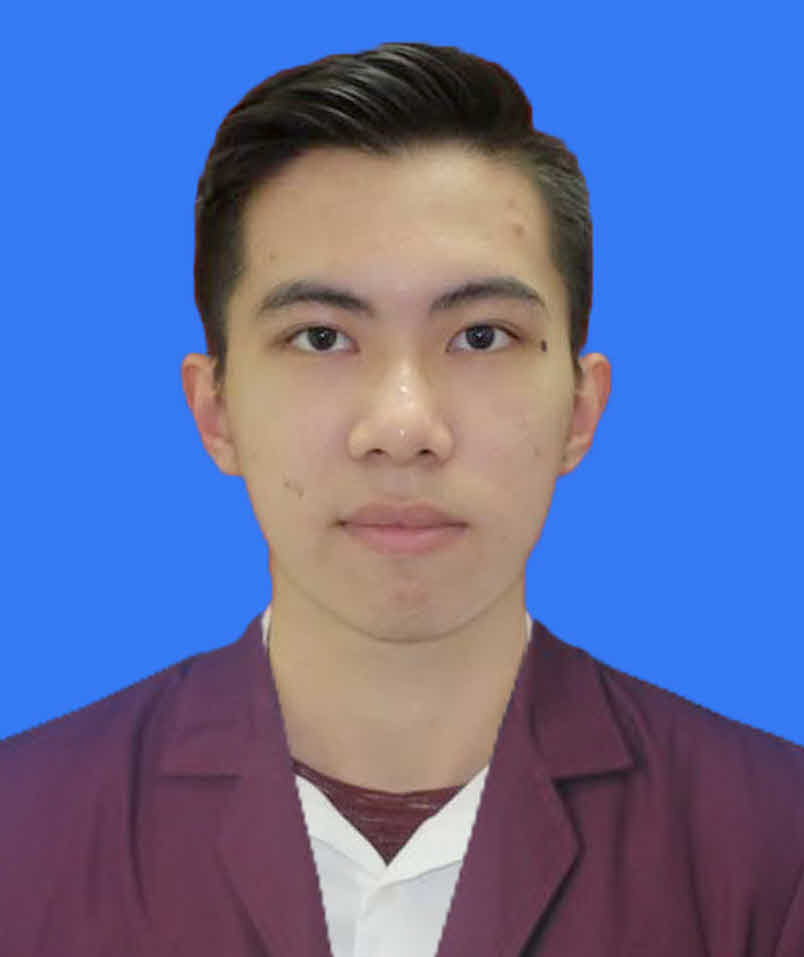
#> input picture train/AW/AW.png, 804 x 957 px
$ python main.py   (older library calls are emulated)
#> lines starting #> are read from the running program, lines starting #| are printed output that depends on the picture; after the words box and inside, x2 and y2 are one past the last pixel; in counts of white or black regions, pixels touching at a corner belong together
import cv2 as cv
from matplotlib import pyplot as plt
import numpy as np
from time import sleep
from datetime import datetime
import os

faceCascade = cv.CascadeClassifier('haarcascade_frontalface_default.xml')
vid = cv.VideoCapture(0)

saved_image = None


# TRAIN
train_path = 'train'
train_dir = os.listdir(train_path)
face_list = []
class_list = []
name_list = []

for i, train_dir in enumerate(train_dir):
    name_list.append(train_dir)
    for image_path in os.listdir(f'{train_path}/{train_dir}'):
        path = f'{train_path}/{train_dir}/{image_path}'
        gray = cv.imread(path, 0)
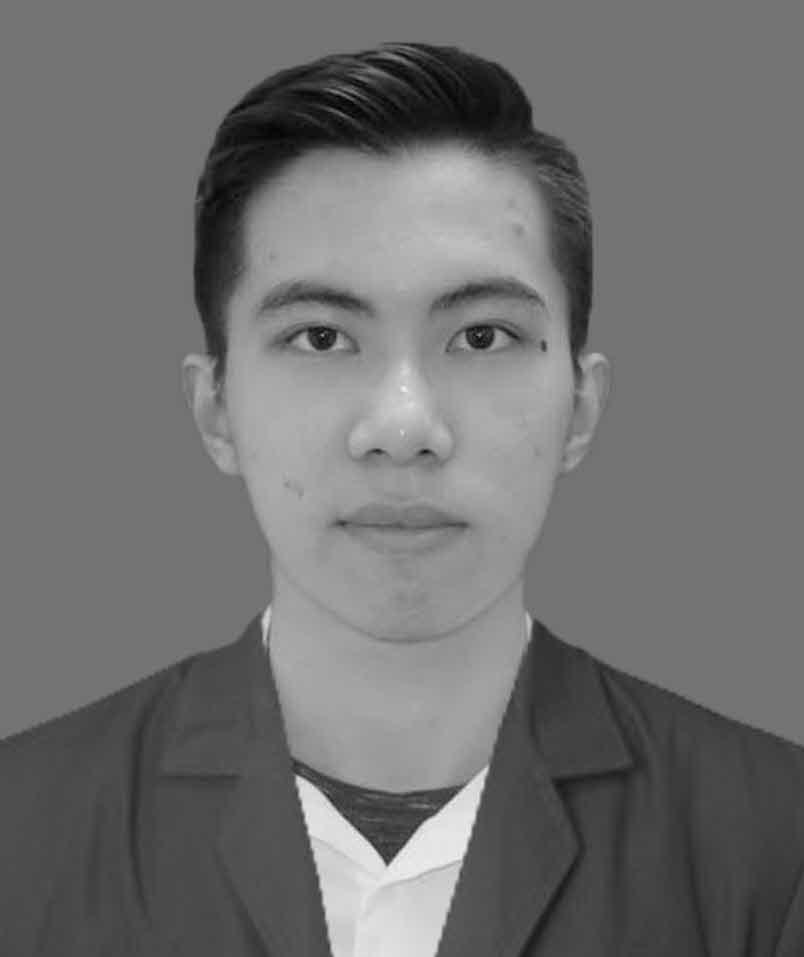
#> gray: shape (957, 804); min 0, max 242, mean 111.9
        faces = faceCascade.detectMultiScale(
            gray, scaleFactor=1.2, minNeighbors=5)
#> faces = [[150, 145, 494, 494]]
        if len(faces) < 1:
            continue
        for face_rect in faces:
            x, y, w, h = face_rect
            face_image = gray[y: y + w, x: x + h]
            face_list.append(face_image)
            class_list.append(i)
#> this loop made 1 pass
#> pass 1, `face_image = gray[y: y + w, x: x + h]`:
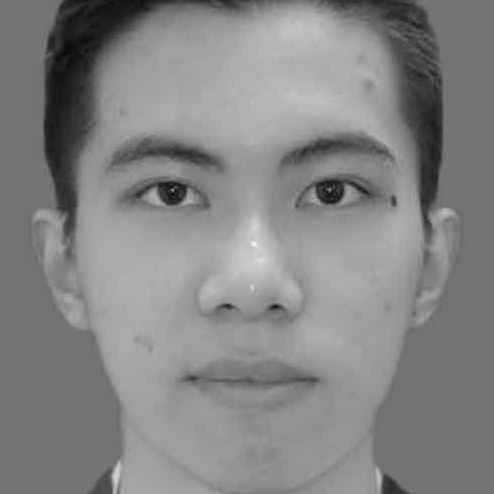
#> face_image: shape (494, 494); min 5, max 240, mean 132.3
#> after the loop, class_list = [0]; face_list = 1 item
#> pass 2 of the loop `for i, train_dir in enumerate(train_dir):`:
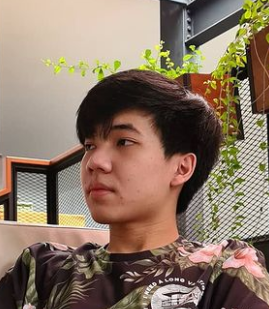
#> input picture train/AX/1.png, 269 x 309 px
#> `gray = cv.imread(path, 0)`:
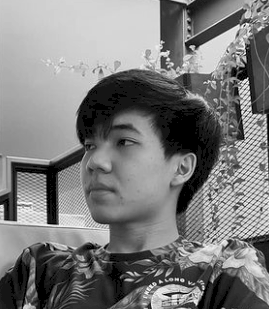
#> gray: shape (309, 269); min 0, max 253, mean 123.5
#> `faces = faceCascade.detectMultiScale( gray, scaleFactor=1.2, minNeighb..`: faces = [[105, 113, 42, 42]]
#> the loop `for face_rect in faces:` made 1 pass
#> pass 1, `face_image = gray[y: y + w, x: x + h]`:
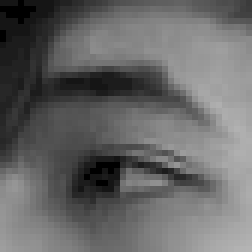
#> face_image: shape (42, 42) (shown 6 times larger); min 0, max 180, mean 102.9
#> after the loop `for face_rect in faces:`: class_list = [0, 1]; face_list = 2 items

face_recognizer = cv.face.LBPHFaceRecognizer_create()
face_recognizer.train(face_list, np.array(class_list))

while(True):
    # read video
    ret, frame = vid.read()
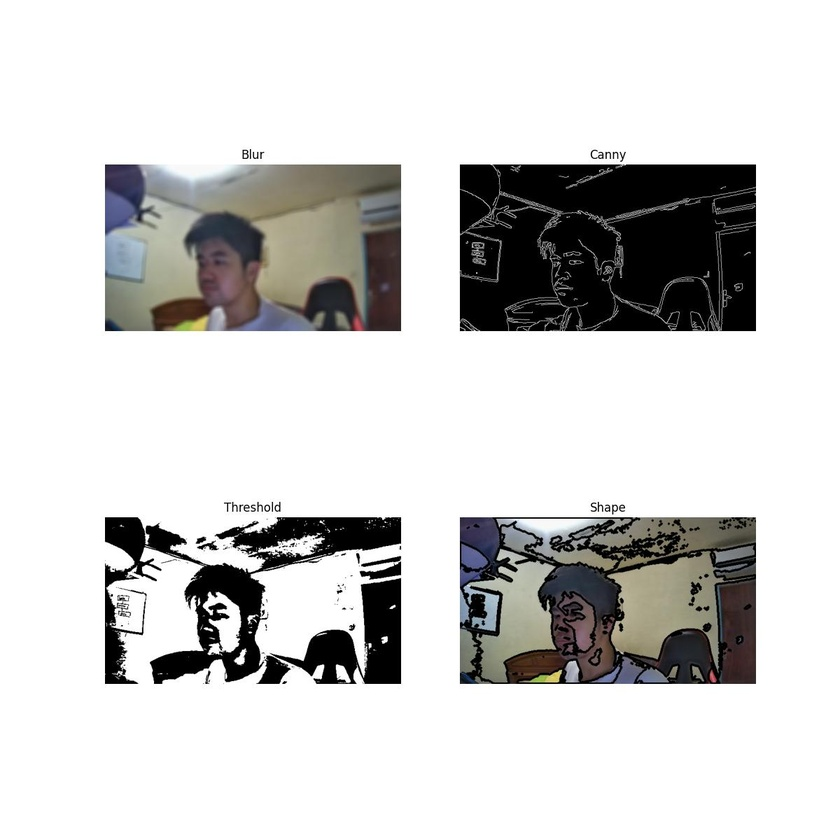
#> input picture images/image_05-05-2022-213942.jpg/image.jpg, 840 x 840 px, shrunk from 1200 x 1200 before the run, given in place of the camera
#> frame is the input picture: shape (840, 840, 3); mean B, G, R 207.7, 208.5, 209
    # get gray color
    gray = cv.cvtColor(frame, cv.COLOR_BGR2GRAY)
#> gray: shape (840, 840)

    # Image Processing (clahe contrast)
    clahe = cv.createCLAHE(clipLimit=4.0, tileGridSize=(8, 8))
    cequ_gray = clahe.apply(gray)
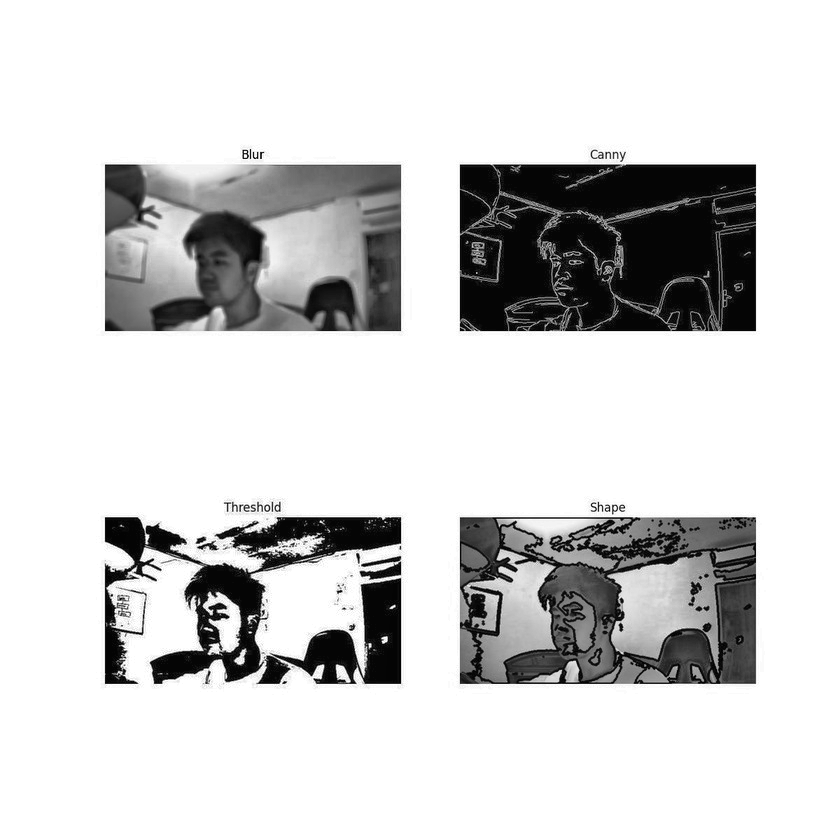
#> cequ_gray: shape (840, 840); min 1, max 255, mean 211

    # get face (canny)
    faces = faceCascade.detectMultiScale(
        cequ_gray,
        scaleFactor=1.2,
        minNeighbors=5,
    )
#> faces = ()
    percentage = 0
    # if there face create rectangle
    for face_rect in faces:
        x, y, w, h = face_rect
        mask = np.zeros((h, w), np.uint8)

        # create rectangle and put text
        image = cv.rectangle(frame, (x, y), (x + w, y + h), (0, 255, 0), 1)
        face_image = gray[y: y + w, x: x + h]
        resIdx, percentage = face_recognizer.predict(face_image)
        text = f'{name_list[resIdx]} {str(int(percentage))}%'
        cv.putText(frame, text, (x, y - 10),
                   cv.FONT_HERSHEY_PLAIN, 1.5, (0, 255, 0), 1)

        # blur the images
        image[y:y+h, x:x+w] = cv.medianBlur(image[y:y+h, x:x+w], 35)
#> this loop made 0 passes

    # show frame
    cv.imshow('frame', frame)

    # if 'q' quit
    if (cv.waitKey(1) & 0xFF == ord(' ')):
#> (key Esc is pressed here)
        date_now = datetime.now()
        foldername = date_now.strftime("image_%d-%m-%Y-%H%M%S.jpg")
        path = 'images/' + foldername
        os.makedirs(path)
        filename = "image.jpg"
        cv.imwrite(os.path.join(path, filename), frame)
        vid.release()
        saved_image = cv.imread(path + '/' + filename, cv.IMREAD_ANYCOLOR)
        break


def showResult(nrow, ncol, res_stack):
    plt.figure(figsize=(12, 12))
    for idx, (lbl, img) in enumerate(res_stack):
        plt.subplot(nrow, ncol, idx + 1)
        plt.imshow(img, cmap='gray')
        plt.title(lbl)
        plt.axis('off')
        plt.savefig(os.path.join(path, "result.jpg"))
    plt.show()


saved_image_gray = cv.cvtColor(saved_image, cv.COLOR_BGR2GRAY)

# blur
blur = cv.blur(saved_image, (10, 10))
converted_blur = cv.cvtColor(blur, cv.COLOR_BGR2RGB)
# showResult(converted_blur, "blurried")

# canny (edge processing)
canny_050100 = cv.Canny(saved_image_gray, 50, 100)
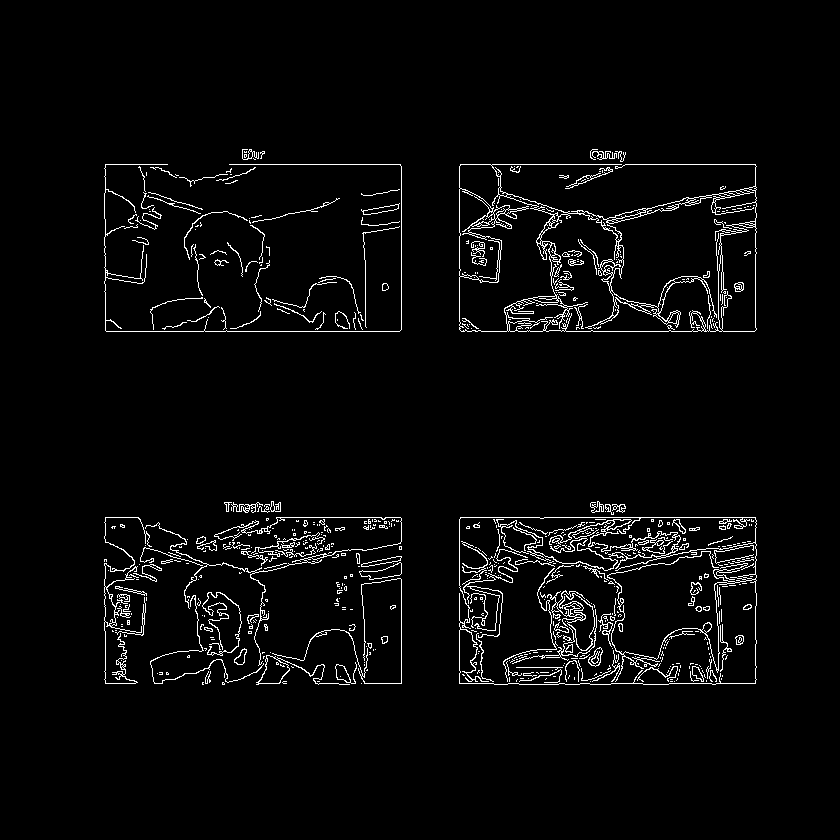
#> canny_050100: shape (840, 840); 3.4% white in thin lines or dots, all inside (x1, y1, x2, y2) = (104, 149, 757, 685)

# clahe
clahe = cv.createCLAHE(clipLimit=4.0, tileGridSize=(8, 8))
cequ_gray = clahe.apply(saved_image_gray)

# median blur
median_blur = cv.medianBlur(cequ_gray, 35)

# threshold the clahe
_, threshold = cv.threshold(median_blur, 127, 255, cv.THRESH_BINARY)
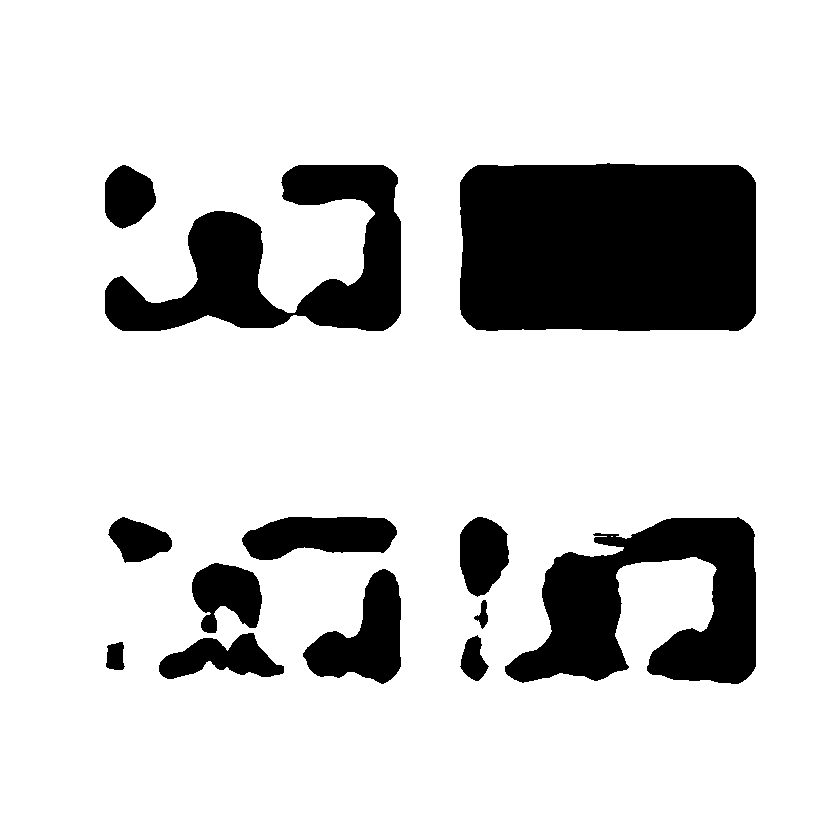
#> threshold: shape (840, 840); 83% white; 13 black regions

# shape detector (from threshold)
shape = saved_image.copy()

_, contours, _ = cv.findContours(
    threshold, cv.RETR_TREE, cv.CHAIN_APPROX_SIMPLE
)
#> contours = 15 contours, 1 with area under 20; largest, box (x1, y1, x2, y2) and area: (0, 0, 840, 840) 703921, (459, 162, 757, 332) 48726, (504, 516, 757, 685) 23773, (104, 164, 402, 332) 22698, (302, 568, 402, 685) 6198

i = 0

for contour in contours:
    if i == 0:
        i = 1
        continue

    approx = cv.approxPolyDP(contour, 0.01 * cv.arcLength(contour, True), True)
    cv.drawContours(shape, [contour], 0, (0, 0, 0), 3)
    M = cv.moments(contour)
    if M['m00'] != 0.0:
        x = int(M['m10']/M['m00'])
        y = int(M['m01']/M['m00'])

    if len(approx) == 3:
        cv.putText(shape, 'Triangle', (x, y),
                   cv.FONT_HERSHEY_SIMPLEX, 0.6, (255, 255, 255), 2)

    elif len(approx) == 4:
        cv.putText(shape, 'Quadrilateral', (x, y),
                   cv.FONT_HERSHEY_SIMPLEX, 0.6, (255, 255, 255), 2)

    elif len(approx) == 5:
        cv.putText(shape, 'Pentagon', (x, y),
                   cv.FONT_HERSHEY_SIMPLEX, 0.6, (255, 255, 255), 2)

    elif len(approx) == 6:
        cv.putText(shape, 'Hexagon', (x, y),
                   cv.FONT_HERSHEY_SIMPLEX, 0.6, (255, 255, 255), 2)

    else:
        cv.putText(shape, 'circle', (x, y),
                   cv.FONT_HERSHEY_SIMPLEX, 0.6, (255, 255, 255), 2)
    i += 1
#> this loop made 15 passes
#> (x, y) on passes 2, 3, 4, 5, 6, 7, 8, 10, 11, 12, 13, 14: (115, 656), (473, 659), (220, 658), (482, 614), (364, 637), (226, 594), (649, 606), (482, 554), (319, 535), (138, 539), (280, 263), (127, 196)
#> contour on pass 1: [[0, 0], [0, 839], [839, 839], [839, 0]]
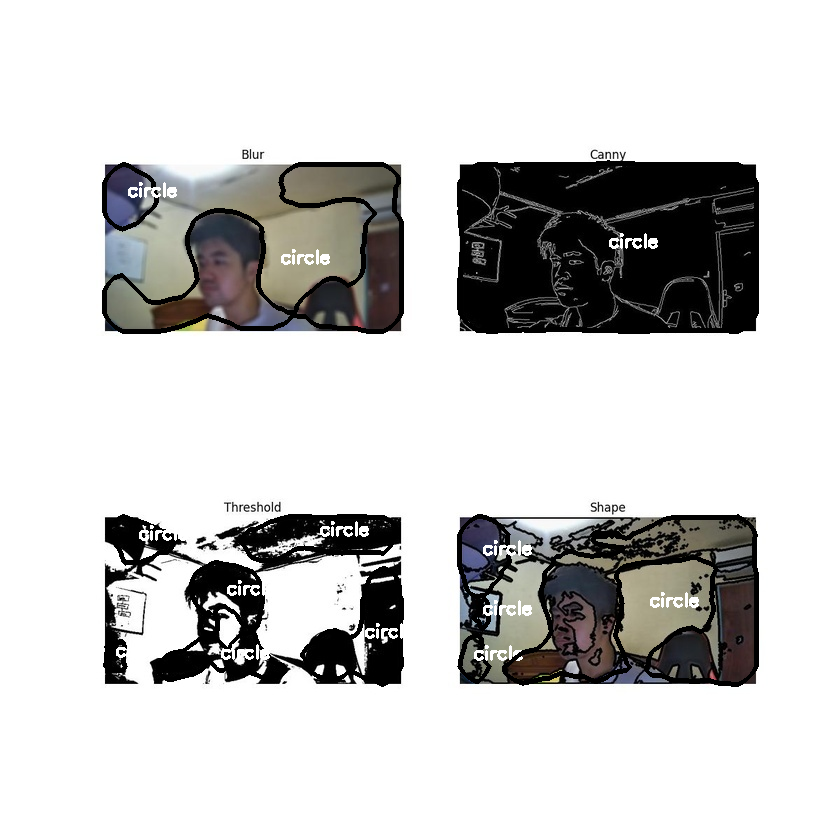
#> shape: shape (840, 840, 3); mean B, G, R 204.7, 205.4, 205.8
#> after the loop, i = 15


# shape detector
converted_shape = cv.cvtColor(shape, cv.COLOR_BGR2RGB)

labels = ['Blur', 'Canny', 'Threshold', 'Shape']
images = [converted_blur, canny_050100, threshold, converted_shape]

showResult(2, 2, zip(labels, images))


cv.destroyAllWindows()
